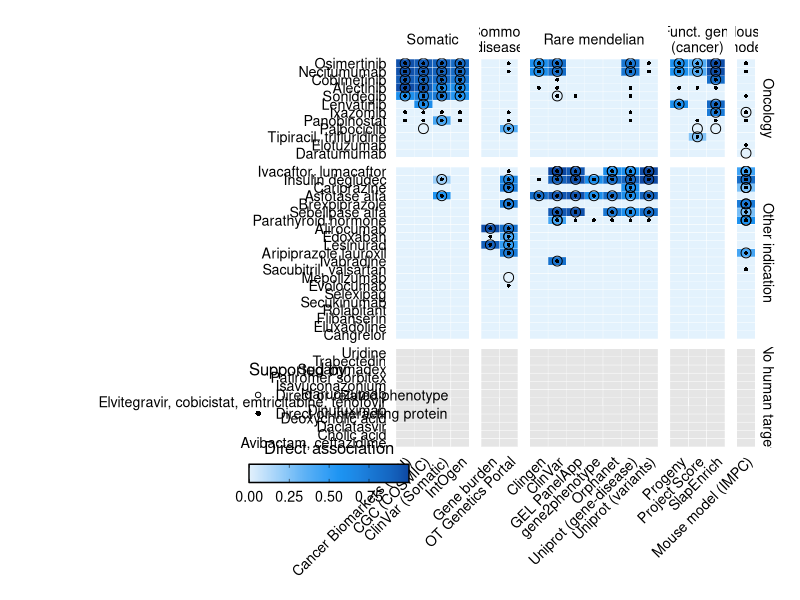
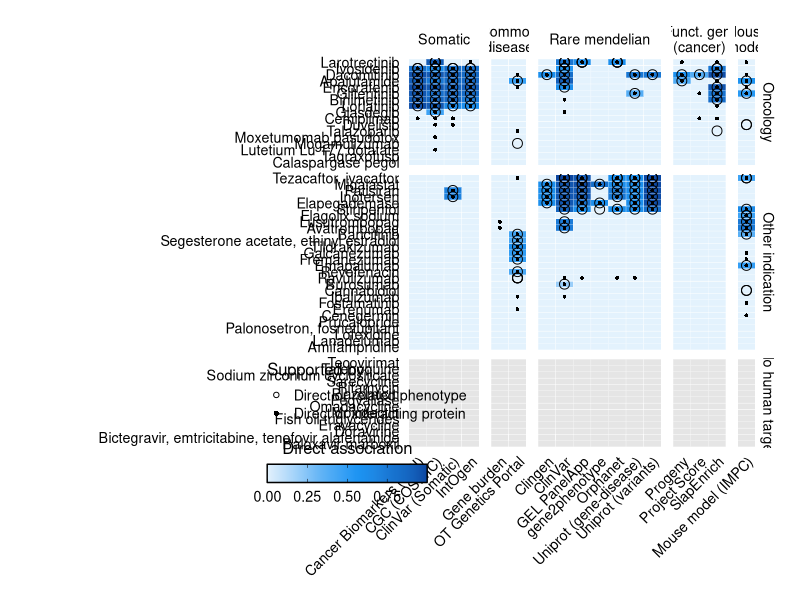
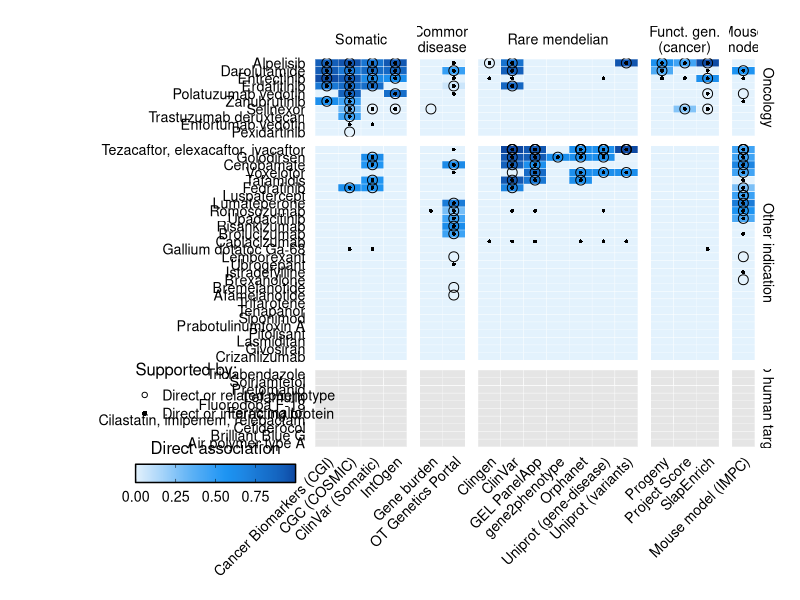
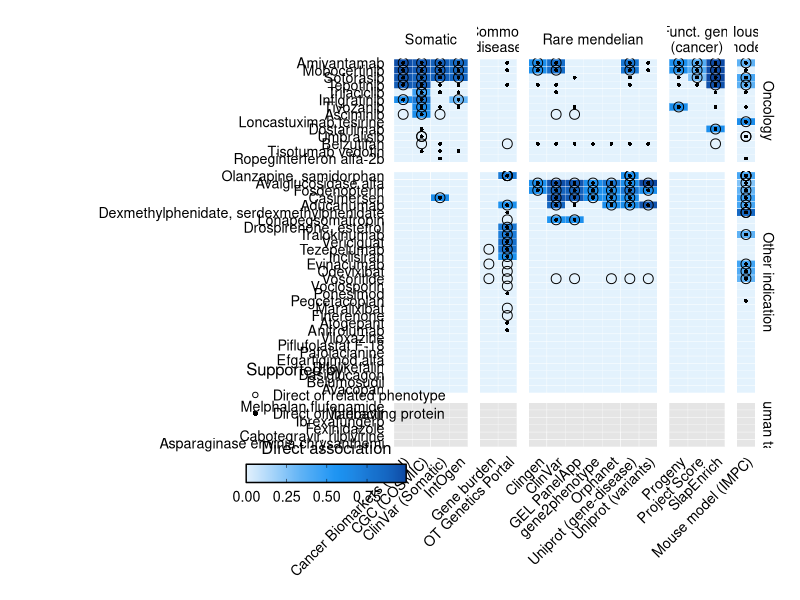
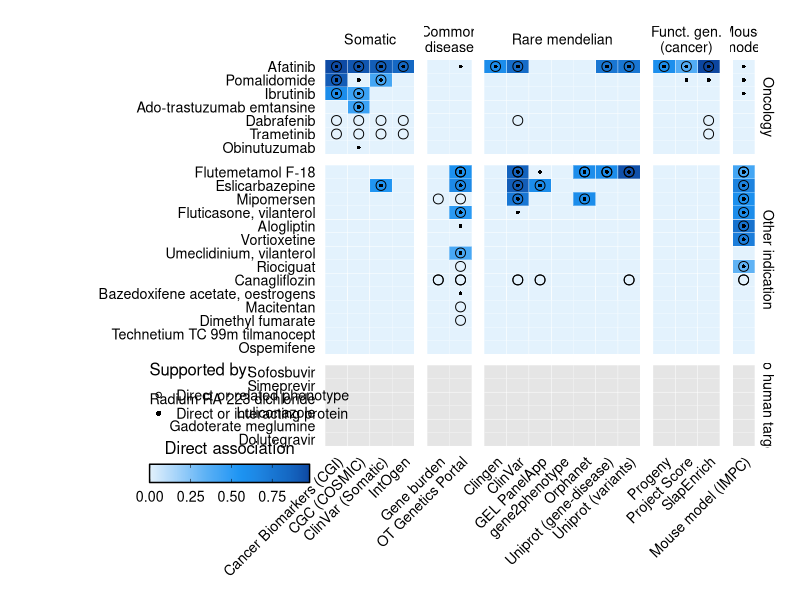
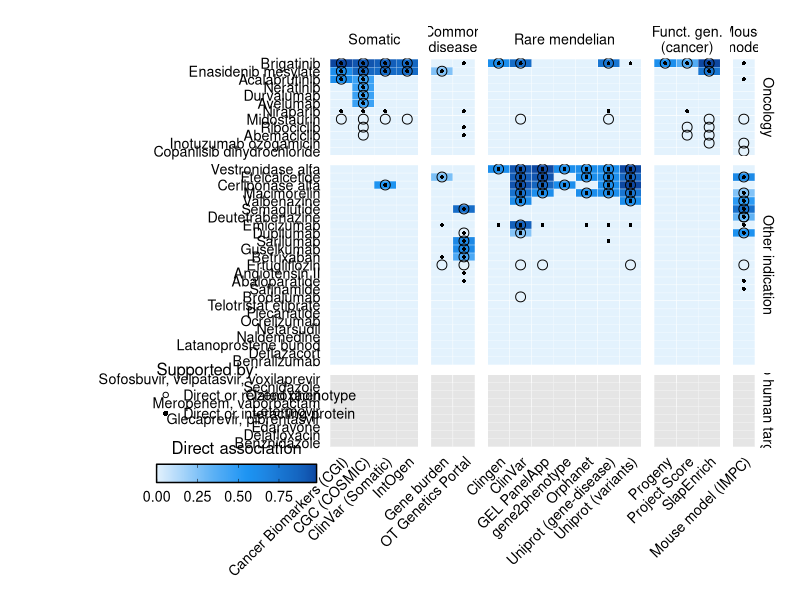
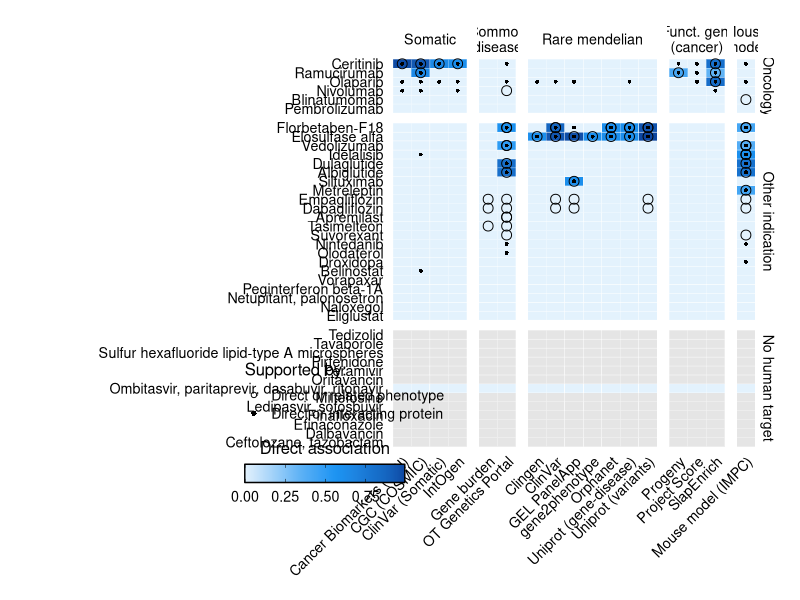
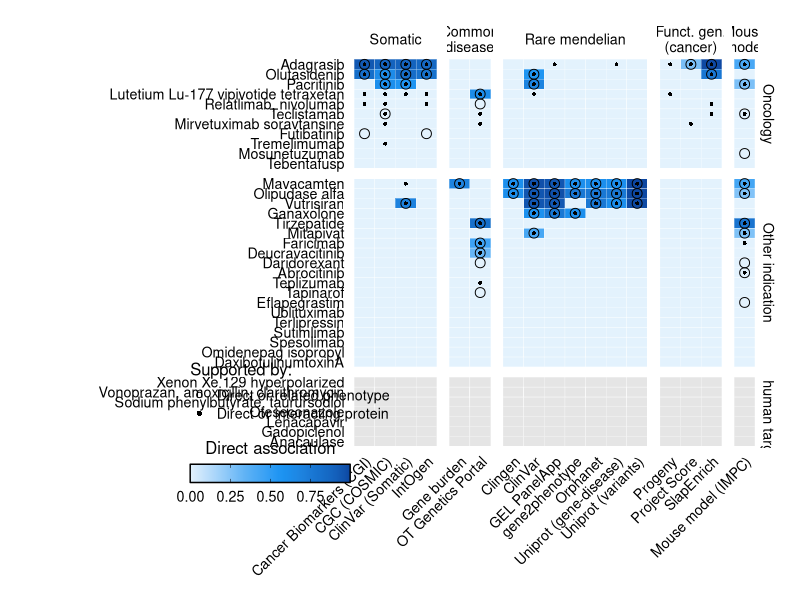

The R source for these figures, in order:
library("cowplot")
library("ggsci")
library(forcats)
library("dplyr")
library("tidyverse")


data2plot <- read_csv("./results/2013-2022_approvals_GE_src.csv")

# Renaming to align with previous analysis (2021 approved drugs by D. Ochoa)
input_string <- "
inner_name,outer_name
Year,yearApproval
DrugId,drugId
Brand_name,brandDrugName
Drug_name_original,originalDrugName
Drug_name,drugName
targetId_original,targetIds
targetId_interactor,interactorIds
targetId_type,targetType
diseaseId,diseaseIds
diseaseId_related,relatedIds
Indication,indication
diseaseId_type,diseaseType
Disease_class,diseaseClass
has_GE,hasTargetDiseaseGE
Interactor,hasInteractorDiseaseGE
Related,hasTargetRelatedGE
Interactor_Related,hasInteractorRelatedGE
Sponsor,sponsor
Properties,properties
TA,therapeuticArea
Review_type,reviewType
"

data <- read.table(text = input_string, header = TRUE, stringsAsFactors = FALSE, sep = ",")
data_tibble <- as_tibble(data)
inside_rename_mapping <- setNames(data_tibble$outer_name, data_tibble$inner_name)
outside_rename_mapping <- setNames(data_tibble$inner_name, data_tibble$outer_name)

data2plot <- data2plot %>% 
    rename(any_of(c(!!!inside_rename_mapping)))

# Defining a function for plotting with parameters and one output by Year
ass_plotting <- function(year, version, width = 11, height = 12) {

data2plot$datasourceType <- as.character(data2plot$datasourceType) 
data2plot$datasourceType[data2plot$datasourceType == "Functional genomics (cancer)"] <- "Funct. gen.\n(cancer)"
data2plot$datasourceType[data2plot$datasourceType == "Common disease"] <- "Common\ndisease"
data2plot$datasourceType[data2plot$datasourceType == "Mouse model"] <- "Mouse\nmodel"
data2plot$datasourceType <- as.factor(data2plot$datasourceType)

# Complex drugs procession (if one of drug's compounds => non-human target, drug => non-human target)
    data2plot_proc <- data2plot %>%
        filter(Year == year) %>%
        mutate(has_no_human_target = TA == "No human target") %>%
        group_by(Drug_name_original) %>%
        summarise(guilty = max(has_no_human_target) - min(has_no_human_target)) %>%
        ungroup() %>%
        left_join(data2plot, by = "Drug_name_original") %>%
        mutate(TA = ifelse(guilty, "No human target", TA))

    # symbols to overlay in the plot
    overlay_data <- data2plot_proc %>%
        ungroup() %>%
        select(
            datasourceName,
            datasourceType,
            TA,
            interactionAssociation,
            phenotypeAssociation,
            Brand_name,
            Drug_name_original
        ) %>%
        gather("overlay", "value", -datasourceName, -datasourceType, -TA, -Brand_name, -Drug_name_original) %>%
        filter(!is.na(value)) %>%
        mutate(overlay = str_replace_all(overlay, "Association", "")) %>%
        mutate(overlaySize = ifelse(overlay == "phenotype", 3, 1)) %>%
        mutate(overlaySymbol = as.character(ifelse(overlay == "phenotype", 1, 16)))


    sort_order <- data2plot_proc %>%
    left_join(overlay_data) %>% 
    mutate(overlay_score = ifelse(value, 0.01, 0)) %>%
    group_by(Drug_name_original) %>%
    summarise(order = sum(score, na.rm=TRUE) + sum(overlay_score, na.rm=TRUE)) %>% arrange(-order) %>% ungroup()

    # plotting
    output <- data2plot_proc %>%
        left_join(sort_order) %>%
        mutate(Drug_name_original = fct_reorder(Drug_name_original, order)) %>%
        ggplot(aes(
            x = datasourceName,
            y = Drug_name_original
        )) +
        geom_tile(aes(fill = score), color = "white") +
        geom_point(
            data = overlay_data,
            aes(shape = overlay, size = overlaySize)
        ) +
        scale_fill_material("blue",
            na.value = "grey90",
            name = "Direct association"
        ) +
        scale_shape_manual(
            breaks = c("phenotype", "interaction"),
            labels = c("Direct or related phenotype", "Direct or interacting protein"),
            values = c(1, 16),
            name = "Supported by:"
        ) +
        scale_size_identity() +
        facet_grid(fct_relevel(TA, "Oncology", "Other indication", "No human target") ~
                fct_relevel(datasourceType, "Somatic", "Common\ndisease", "Rare mendelian", "Funct. gen.\n(cancer)", "Mouse\nmodel"), 
                scales = "free", space = "free") +
        theme_cowplot(font_size = 12) +
        # labs(
        #     title = "Supporting evidence on 2021 FDA drug approvals",
        #     subtitle = "Target-Disease evidence from Open Targets"
        #     # caption =
        #     #     "Source: Nat Reviews Drug Discovery 10.1038/d41573-022-00001-9"
        # ) +
        theme(
            plot.background = element_rect(fill = "white"),
            strip.background = element_blank(),
            legend.direction = "horizontal",
            legend.box = "vertical",
            legend.position = c(-0.4, -0.15), #c(-0.45, -0.16), c(-0.5, -0.16)
            legend.justification = c(0, 0),
            axis.ticks = element_blank(),
            axis.text.x = element_text(angle = 45, hjust = 1),
            axis.title = element_blank(),
            axis.line = element_blank(),
            text = element_text(family = "sans"),
            plot.margin = unit(c(0.5, 0.5, 0.5, 2.5), "cm")  # unit(c(0.5, 0.5, 0.5, 3), "cm"), unit(c(0.5, 0.5, 0.5, 5), "cm")
        ) +
        guides(
            fill = guide_colourbar(
                title.position = "top",
                title.hjust = 0.5,
                barwidth = 8,
                frame.colour = "black",
                ticks.colour = "black",
                order = 2
            ),
            shape = guide_legend(
                title.position = "top",
                direction = "vertical",
                order = 1
            )
        )

    print(paste0("filename is: ","./results/GE_by_year/", year, "_approvals_GE_", version, ".png"))

    ggsave(
        paste0("./results/GE_by_year/", year, "_approvals_GE_", version, ".png"),
        plot = output,
        width = width,
        height = height
    )
}

unique_years <- unique(data2plot$Year)

# Loop through unique years and apply function to relevant subset of data
for (year in unique_years) {
  ass_plotting(year, version = "5") # apply function to subset
}
